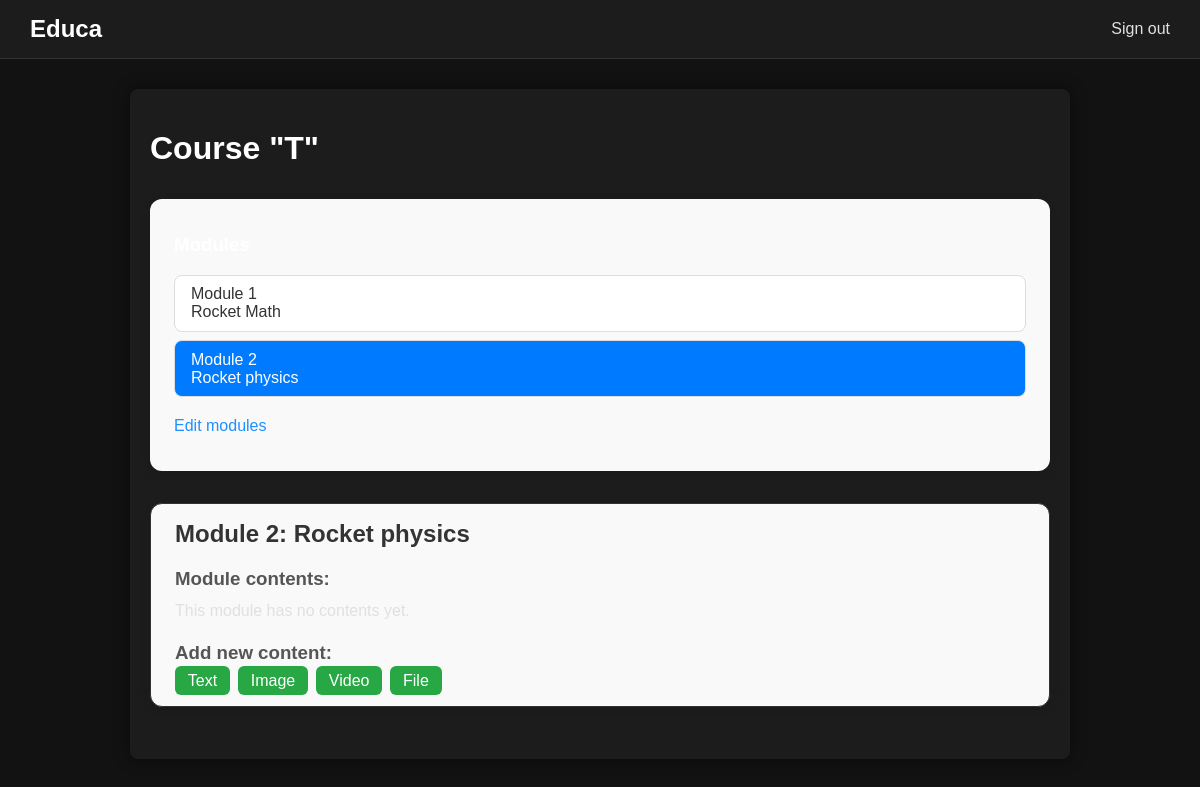
The page /course/module/9/ (signed in) on the database as committed earlier.
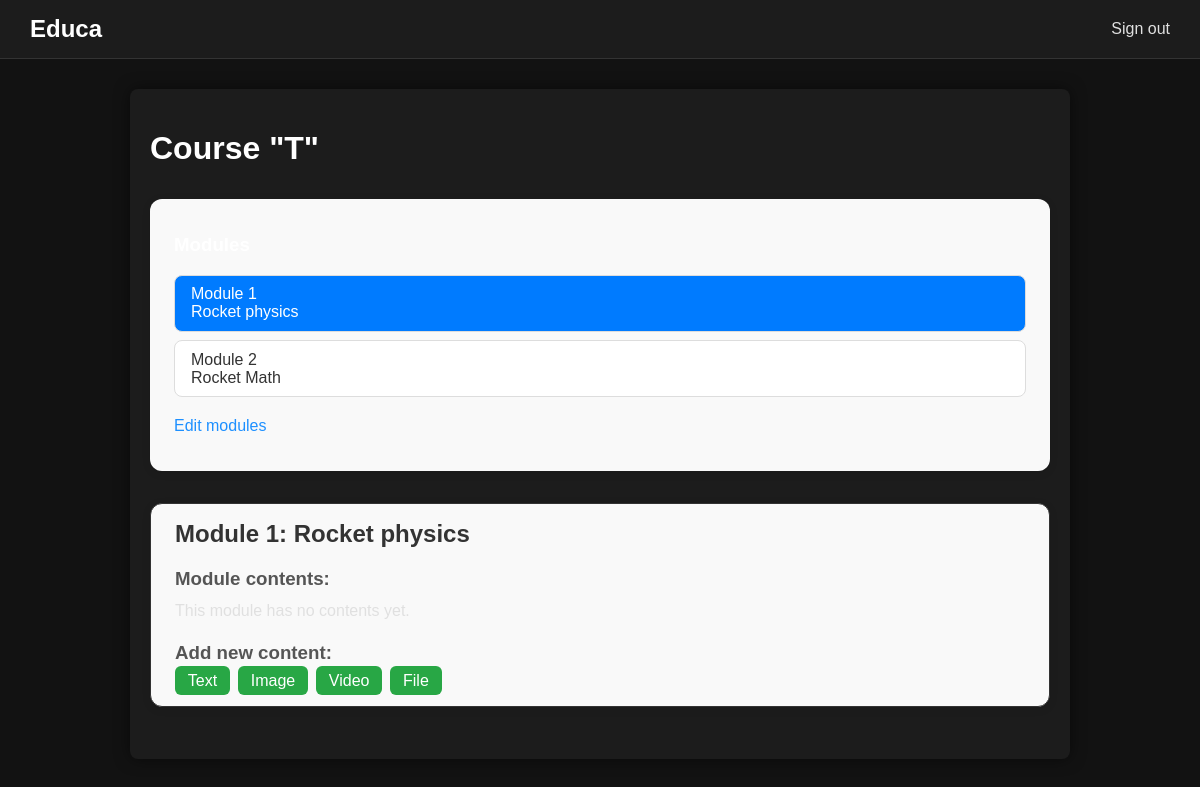
The same page on the database as committed later.
### courses/models.py (models this page shows, shortened)
class Course(models.Model):
    owner = models.ForeignKey(
        User,
        related_name='courses_created',
        on_delete=models.CASCADE
    )
    subject = models.ForeignKey(
        Subject,
        related_name='courses',
        on_delete=models.CASCADE
    )
    title = models.CharField(max_length=200)
    slug = models.SlugField(max_length=200, unique=True)
    overview = models.TextField()
    created = models.DateTimeField(auto_now_add=True)
    students = models.ManyToManyField(User,
                                      related_name='courses_joined',
                                      blank=True)
    class Meta:
        ordering = ['-created']

class Module(models.Model):
    course = models.ForeignKey(
        Course,
        related_name='modules',
        on_delete=models.CASCADE
    )
    title = models.CharField(max_length=200)
    description = models.TextField(blank=True)
    order = OrderField(blank=True, for_fields=['course'])
    class Meta :
        ordering = ['order']

### courses/views.py (the view)
class ModuleContentListView(TemplateResponseMixin, View):
    template_name = 'courses/manage/module/content_list.html'
    def get(self, request, module_id):
        module = get_object_or_404(
            Module,
            id=module_id,
            course__owner=request.user
        )
        return self.render_to_response({'module': module})

### courses/templates/courses/manage/module/content_list.html (shortened to what this page needs)
{% extends "base.html" %}
{% load course %}
{% load static %}
{% block content %}
<link rel="stylesheet" href="{% static 'courses/manage/module/content_list.css' %}">
    {% with course=module.course %}
        <h1>Course "{{ course.title }}"</h1>
        <div class="contents">
            <h3>Modules</h3>
            <ul id="modules">
                {% for m in course.modules.all %}
                    <li data-id="{{ m.id }}" {% if m == module %}class="selected"{% endif %}>
                        <a href="{% url 'module_content_list' m.id %}">
                            <span>
                                Module <span class="order">{{ m.order|add:1 }}</span>
                            </span>
                            <br>
                            {{ m.title }}
                        </a>
                    </li>
                {% empty %}
                    <li>No modules yet.</li>
                {% endfor %}
            </ul>
            <p>
                <a href="{% url 'course_module_update' course.id %}">
                    Edit modules
                </a>
            </p>
        </div>
        <div class="module">
            <h2>Module {{ module.order|add:1 }}: {{ module.title }}</h2>
            <h3>Module contents:</h3>
            <div id="module-contents">
                {% for content in module.contents.all %}
                    <div data-id="{{ content.id }}">
                        {% with item=content.item %}
                            <p>{{ item }} ({{ item|model_name }})</p>
                            <a href="{% url 'module_content_update' module.id item|model_name item.id %}">
                                Edit
                            </a>
                            <form action="{% url 'module_content_delete' content.id %}" method="post">
                                {% csrf_token %}
                                <input type="submit" value="Delete">
                            </form>
                        {% endwith %}
                    </div>
                {% empty %}
                    <p>This module has no contents yet.</p>
                {% endfor %}
            </div>
            <h3>Add new content:</h3>
            <ul class="content-types">
                <li><a href="{% url 'module_content_create' module.id 'text' %}">Text</a></li>
                <li><a href="{% url 'module_content_create' module.id 'image' %}">Image</a></li>
                <li><a href="{% url 'module_content_create' module.id 'video' %}">Video</a></li>
                <li><a href="{% url 'module_content_create' module.id 'file' %}">File</a></li>
            </ul>
        </div>
    {% endwith %}
{% endblock %}

### courses/templates/base.html (shortened to what this page needs)
{% load static %}
<!DOCTYPE html>
<html lang="en">
<head>
    <link href="{% static 'courses/css/base.css' %}" rel="stylesheet" />
</head>
<body>
    <div id="header">
        <a href="/" class="logo">Educa</a>
        <ul class="menu">
            {% if request.user.is_authenticated %}
                <li><a href="{% url 'logout' %}">Sign out</a></li>
            {% else %}
                <li><a href="{% url 'login' %}">Sign in</a></li>
            {% endif %}
        </ul>
    </div>
    <div id="content">
        {% block content %}
        {% endblock %}
    </div>
</body>
</html>

### courses/static/courses/css/base.css (style rules this page uses)
body { margin: 0; font-family: Arial, sans-serif; background-color: #121212; color: #e0e0e0; }
a { color: #1e90ff; text-decoration: none; }
#header { background-color: #1c1c1c; padding: 15px 30px; display: flex; justify-content: space-between; align-items: center; border-bottom: 1px solid #333; }
#header .logo { font-size: 24px; font-weight: bold; color: #ffffff; }
#header .menu { list-style: none; margin: 0; padding: 0; display: flex; }
#header .menu li { margin-left: 20px; }
#header .menu li a { color: #e0e0e0; font-weight: 500; }
#content { max-width: 900px; margin: 30px auto; padding: 20px; background-color: #1c1c1c; border-radius: 8px; box-shadow: 0 0 15px rgba(0,0,0,0.5); }
.module { margin: 20px 0; padding: 15px; background-color: #2a2a2a; border-radius: 6px; border: 1px solid #333; }
h1, h2, h3, h4, h5 { color: #ffffff; }
p { line-height: 1.6; }

### courses/static/courses/manage/module/content_list.css (style rules this page uses)
.contents, .module { max-width: 900px; margin: 2rem auto; padding: 1rem 1.5rem; background-color: #f9f9f9; border-radius: 12px; box-shadow: 0 2px 8px rgba(0,0,0,0.1); font-family: Arial, sans-serif; }
#modules { list-style: none; padding: 0; margin: 0 0 1rem 0; }
#modules li { margin-bottom: 0.5rem; }
#modules li a { display: block; padding: 0.6rem 1rem; text-decoration: none; background-color: #fff; border: 1px solid #ddd; border-radius: 8px; transition: transform 0.2s, box-shadow 0.2s, background-color 0.2s; color: #333; }
#modules li.selected a { background-color: #007bff; color: #fff; }
.module h2 { margin-top: 0; font-size: 1.5rem; color: #333; }
.module h3 { margin-bottom: 0.5rem; color: #555; }
#module-contents p { margin: 0 0 0.3rem 0; }
.content-types { list-style: none; padding: 0; margin: 0; display: flex; gap: 0.5rem; }
.content-types li a { padding: 0.4rem 0.8rem; text-decoration: none; background-color: #28a745; color: #fff; border-radius: 6px; transition: background-color 0.2s; }

Rows that differ between the two databases and show on the page:
changed Module "Rocket physics": order|add "2" → "1"; moves up the list
changed Module "Rocket Math": order|add "1" → "2"
